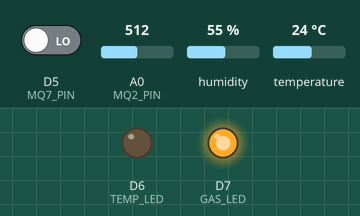
A sketch run on a simulated ESP8266 (NodeMCU). On the bench: output pins drawn as LEDs (lit = HIGH). The inputs (shaded band) are chosen by the test bench; at power-on: temperature 24 °C, A0 (MQ2_PIN) = 512, D5 (MQ7_PIN) LOW, humidity 55 %. WiFi joins after 1.5 s; servers stay silent unless stated; uploads are accepted with an empty reply; what the sketch prints to the serial monitor is not drawn.

Above: at 2.7 s.
2.8 s: temperature set to 34 °C
5.8 s: temperature set to 37 °C
At 6.3 s:
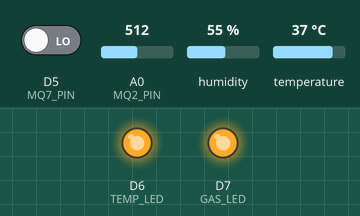
8.8 s: A0 (MQ2_PIN) set to 317
11.8 s: A0 (MQ2_PIN) set to 293
At 14.0 s:
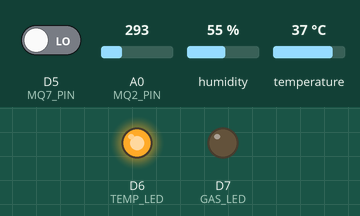
14.8 s: D5 (MQ7_PIN) driven HIGH
At 15.3 s:
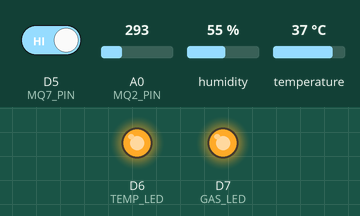
18.5 s: D5 (MQ7_PIN) driven LOW
At 20.4 s:
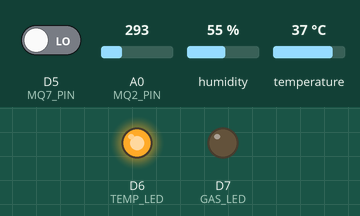
Timing chart, 0 to 21.9 s (numbered marks = the images above; inputs shaded):
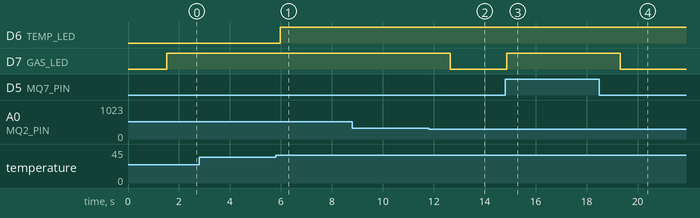

The sketch:

integrated_esp8266.ino
```cpp
/*
 * Fire & Gas Monitoring — ESP8266 (NodeMCU) Integrated Sketch
 *
 * Reads sensors directly on the NodeMCU, controls alert LEDs,
 * and sends JSON data to the backend via WiFi HTTP POST.
 *
 * Sensors used:
 *   - MQ2  (Smoke/LPG)    → A0 (Analog)
 *   - MQ7  (CO)            → D5 (Digital: HIGH = gas detected)
 *   - DHT11 (Temperature)  → D1
 *
 * Alert LEDs:
 *   - TEMP_LED → D6 (turns ON when temp > threshold)
 *   - GAS_LED  → D7 (turns ON when gas detected)
 *
 * Libraries Required (install via Arduino IDE Library Manager):
 *   - DHT sensor library (by Adafruit)
 *   - ArduinoJson (by Benoit Blanchon)
 *   - ESP8266WiFi (built-in with ESP8266 board package)
 *   - ESP8266HTTPClient (built-in with ESP8266 board package)
 */

#include <ESP8266WiFi.h>
#include <ESP8266HTTPClient.h>
#include <WiFiClient.h>
#include <ArduinoJson.h>
#include <DHT.h>

// ──── WiFi & Backend Settings ──────────────────────────────
const char* WIFI_SSID     = "your-wifi-name";        // ← Your WiFi name
const char* WIFI_PASSWORD = "your-wifi-password";     // ← Your WiFi password
const char* SERVER_URL    = "http://192.168.x.x:5000/api/sensor-data";  // ← Your PC's LAN IP

WiFiClient wifiClient;

// ──── Pins ─────────────────────────────────────────────────
#define MQ2_PIN   A0    // Analog
#define MQ7_PIN   D5    // Digital

#define TEMP_LED  D6
#define GAS_LED   D7

#define DHTPIN    D1
#define DHTTYPE   DHT11

DHT dht(DHTPIN, DHTTYPE);

// ──── Thresholds ───────────────────────────────────────────
int   gasThreshold  = 300;
float tempThreshold = 35.0;

void setup() {
  Serial.begin(115200);

  pinMode(MQ7_PIN,  INPUT);
  pinMode(TEMP_LED, OUTPUT);
  pinMode(GAS_LED,  OUTPUT);

  dht.begin();

  // Connect to WiFi
  Serial.println("\n=== Fire & Gas Monitor ===");
  Serial.print("Connecting to WiFi");
  WiFi.begin(WIFI_SSID, WIFI_PASSWORD);

  int attempts = 0;
  while (WiFi.status() != WL_CONNECTED && attempts < 40) {
    delay(500);
    Serial.print(".");
    attempts++;
  }

  if (WiFi.status() == WL_CONNECTED) {
    Serial.println(" Connected!");
    Serial.print("IP Address: ");
    Serial.println(WiFi.localIP());
  } else {
    Serial.println(" Failed! Will retry in loop...");
  }

  Serial.println("System Started...");
}

void loop() {

  // ──── Read Sensors ─────────────────────────────────────────
  int   mq2  = analogRead(MQ2_PIN);       // 0-1024
  int   mq7  = digitalRead(MQ7_PIN);      // HIGH = gas detected
  float temp  = dht.readTemperature();     // Celsius

  if (isnan(temp)) temp = 0;

  // ──── LED Logic ────────────────────────────────────────────

  // Temperature LED
  if (temp > tempThreshold)
    digitalWrite(TEMP_LED, HIGH);
  else
    digitalWrite(TEMP_LED, LOW);

  // Gas LED
  if (mq2 > gasThreshold || mq7 == HIGH)
    digitalWrite(GAS_LED, HIGH);
  else
    digitalWrite(GAS_LED, LOW);

  // ──── Serial Output ────────────────────────────────────────
  Serial.print("MQ2: ");
  Serial.print(mq2);

  Serial.print(" | MQ7: ");
  Serial.print(mq7 == HIGH ? "Gas Detected" : "Safe");

  Serial.print(" | Temp: ");
  Serial.print(temp);
  Serial.println(" °C");

  // ──── Send Data to Backend ─────────────────────────────────
  if (WiFi.status() == WL_CONNECTED) {
    HTTPClient http;
    http.begin(wifiClient, SERVER_URL);
    http.addHeader("Content-Type", "application/json");

    // Build JSON — only the 3 sensors we actually have
    StaticJsonDocument<128> doc;
    doc["temperature"] = temp;
    doc["mq2"]         = mq2;
    doc["mq7"]         = (mq7 == HIGH) ? 1 : 0;  // Send 1/0 for digital

    String jsonPayload;
    serializeJson(doc, jsonPayload);

    int httpCode = http.POST(jsonPayload);

    if (httpCode > 0) {
      Serial.print("[OK] Server responded: ");
      Serial.println(httpCode);
    } else {
      Serial.print("[ERR] HTTP error: ");
      Serial.println(httpCode);
    }

    http.end();
  } else {
    Serial.println("[WIFI] Disconnected, reconnecting...");
    WiFi.begin(WIFI_SSID, WIFI_PASSWORD);
  }

  delay(2000);
}
```

Measured:
- the behaviour switches between 35 and 36 °C on temperature (found by bisection; images 0 and 1)
- the behaviour switches between 301 and 300 on A0 (MQ2_PIN) (found by bisection; images 1 and 2)
- after the input at 2.8 s, every drawn part: stays the same
- after the input at 5.8 s, D6 (TEMP_LED): LOW → HIGH after 0.17 s
- after the input at 8.8 s, every drawn part: stays the same
- after the input at 11.8 s, D7 (GAS_LED): HIGH → LOW after 0.85 s
- after the input at 14.8 s, D7 (GAS_LED): LOW → HIGH after 0.07 s
- after the input at 18.5 s, D7 (GAS_LED): HIGH → LOW after 0.82 s
